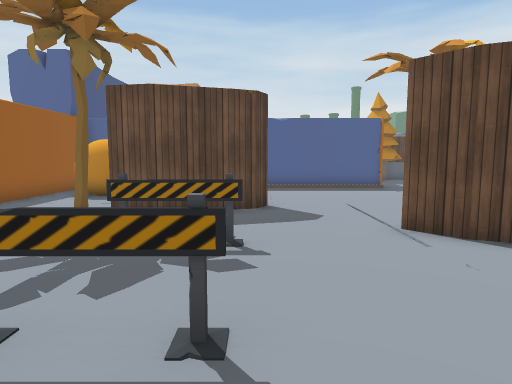
view 1 (above)

24 first-person views from a walk through a scene from a Unity 3-D project. The camera is 1.3 m above the floor, tilts 6° down and sees 75° across. Doors are open. The floor is counted in squares, 1 m on a side. Each view is taken from the middle of a square. On the plan, view 1 faces up. The plan holds only what a view shows up to about 14 squares ahead; the rest is blank. The place goes on beyond the plan. The player is left out. Some animated figures are left out. Some surface patterns are stand-ins.

view 2
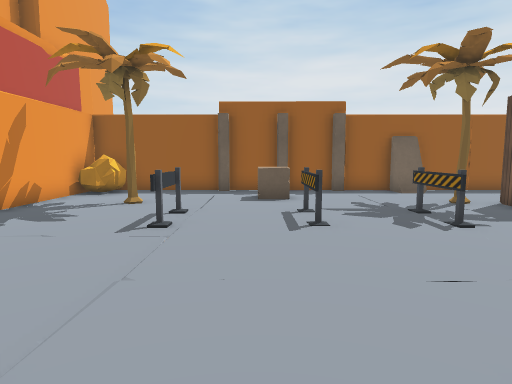

view 3
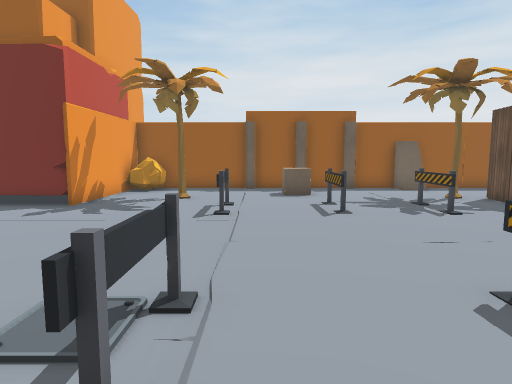

view 4
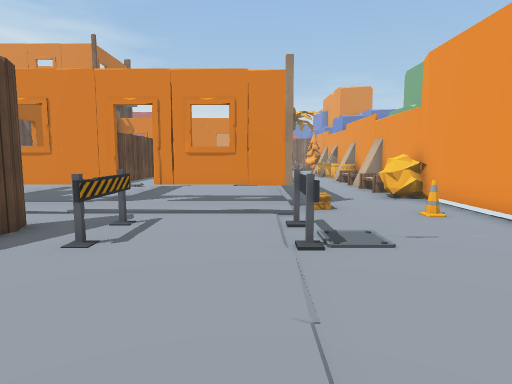

view 5
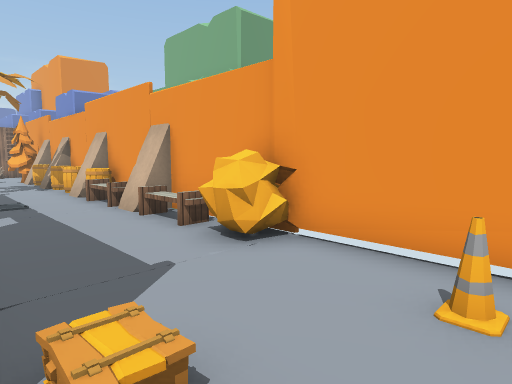

view 6
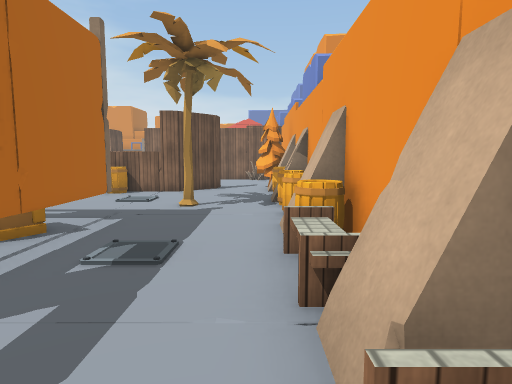

view 7
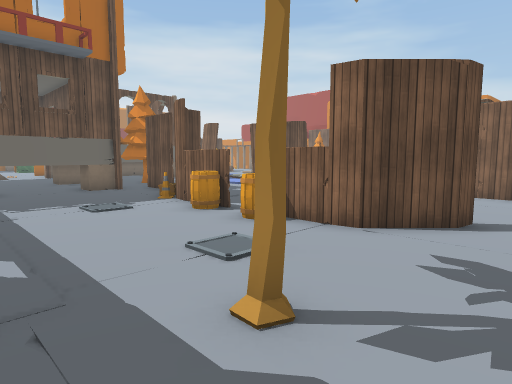

view 8
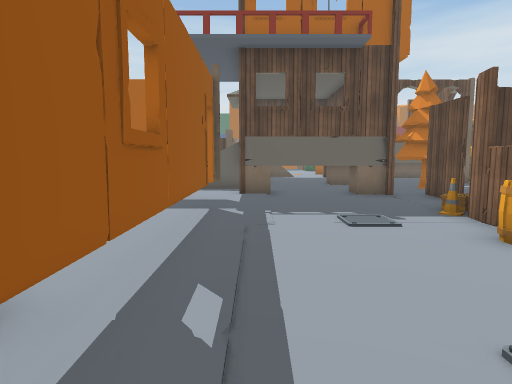

view 9
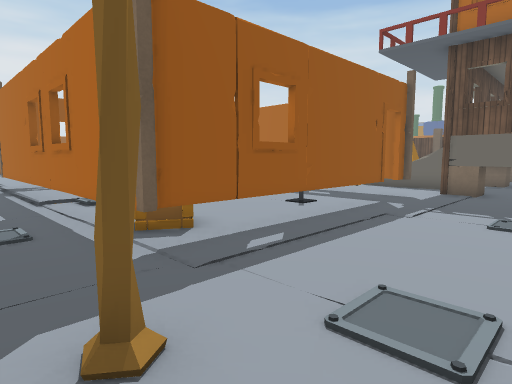

view 10
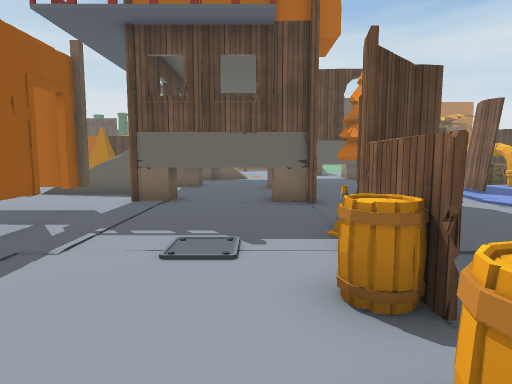

view 11
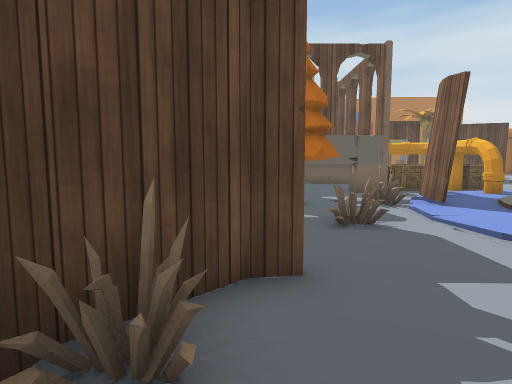

view 12
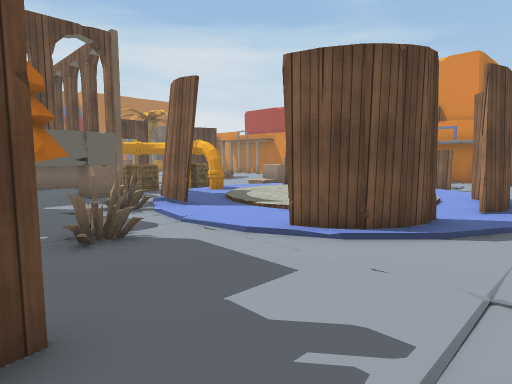

view 13
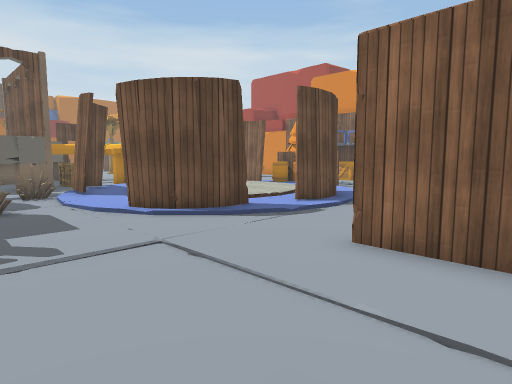

view 14
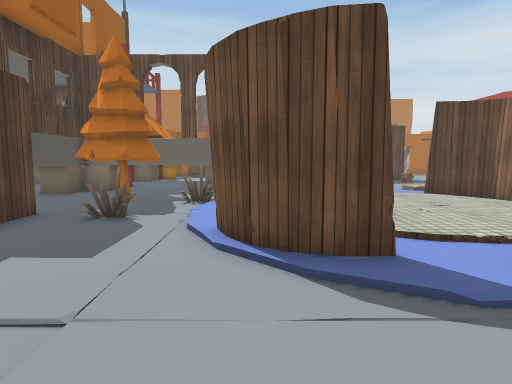

view 15
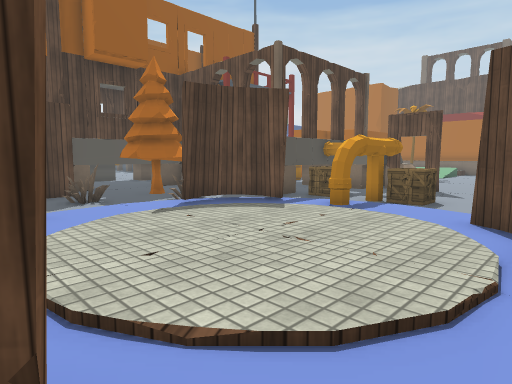

view 16
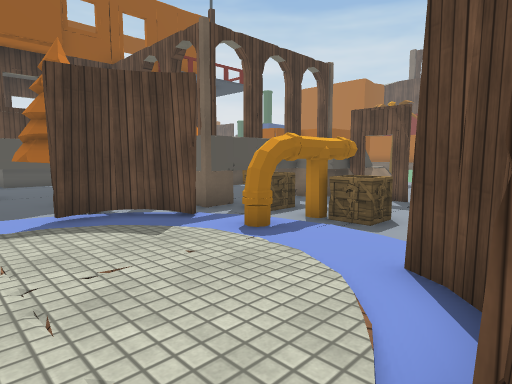

view 17
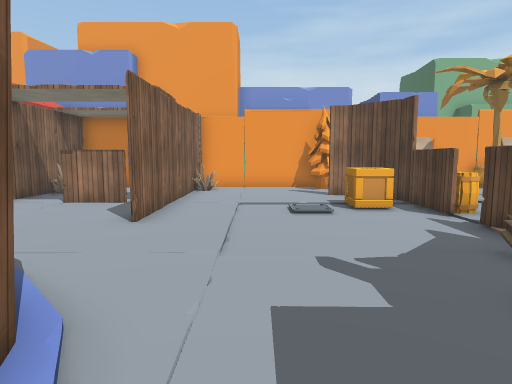

view 18
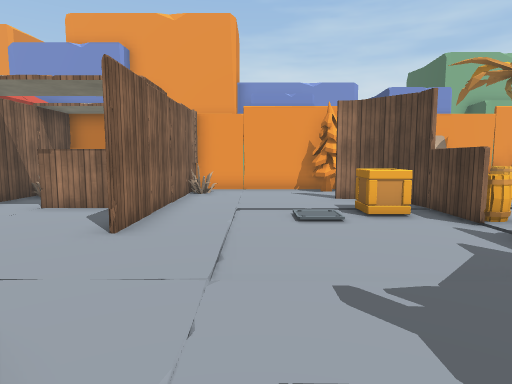

view 19
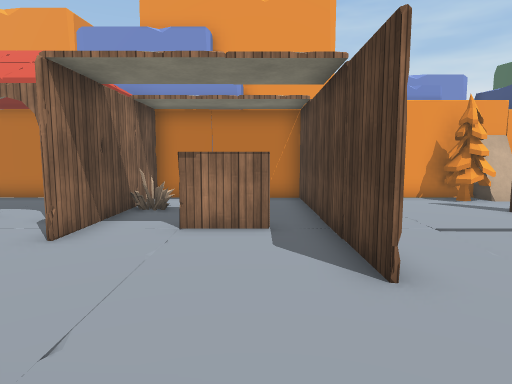

view 20
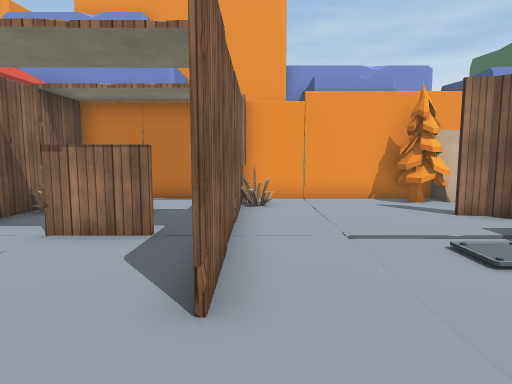

view 21
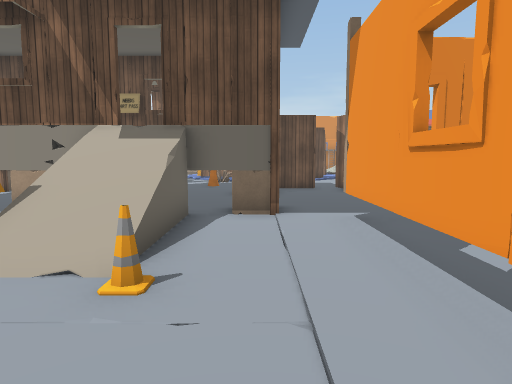

view 22
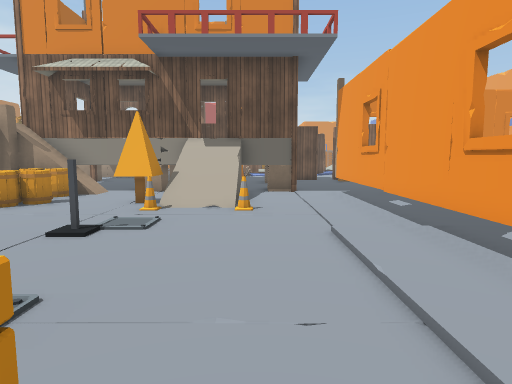

view 23
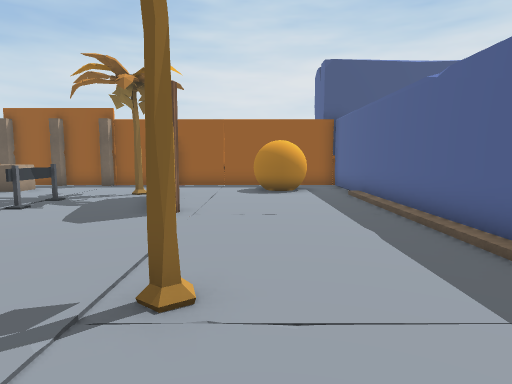

view 24
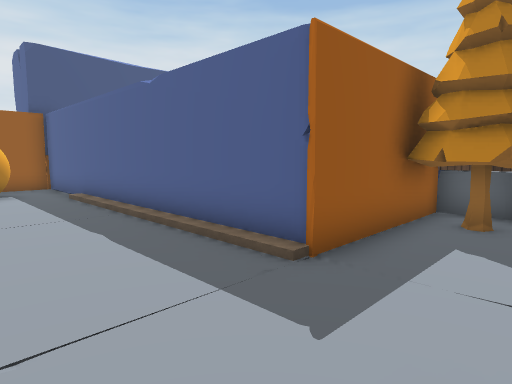

### Floor plan
Key: @ floor where view 1 was taken; # wall or solid block; x gap in a wall; . main floor; : floor 0.25 m higher than the main floor; / step, stairs or slope; T palm tree; B barrier; H thing the floor can be seen under or through; C cone; R crate; E tree; P pine tree; I pipe; O other object.
Columns run from 8 left of view 1 to 39 right of it. Each row starts with its distance up from view 1.
 18              #PP         OOOO#         OII ..
 17              #PP       ..OOOO#   #     OIIO...
 16              #..      .......O   #     ORRIRR.
 15 ##############...    ....PP..O   #OOOxxOR.I...
 14 #..../////////...  ...O.CPP..O   #........II...
 13 #. O............. .......////x   #..P...#......
 12 #. OO...........RR.......////x   #.PPPO.#.::::##
 11 #.OO........... . ......C....O   #.PPP..#::::::#
 10 #............T.   ...........OOOOO.......::::::.
  9 #.......#......   .................#.O...::::::.
  8 #....####.....      HHHHHHHH.......#.....::::::.
  7  #..T.......      ......................#.::::..
  6 O..........#    .#..  //....H....C##....##...#..
  5 O.....BBB..##  ..#..../  .O.H.....O........###
  4 O#..........  #..#####   ...H.....#..........
  3 O............BB........  ...H....O#...........
  2 O#.O..BBB........H.....  ...H............#....
  1 #..O.............H..../   R.H....O#......#.....
  0 ##......@........H....//. RRH.....#R.....#...#..
 -1 #.....BBB....BB./###HHHHHHHHH.....#......###.#..
 -2 #................/............T...##....##. .#
 -3 #...T...................................#.. .#
 -4 #OO......... ...C..O...............E....#....#
 -5 #OO........   .....OO.###.O#OOO# O#EE...#....#O
 -6 #######...     ####OOOOOOOOO# O   ##O####OOOOOOO
 -7       #.                                    OOOO

Where each view was taken, in squares from view 1:
view 1: 0 up, 0 right, facing up
view 2: 1 up, 6 right, facing left
view 3: 0 up, 8 right, facing left
view 4: 0 up, 0 right, facing right
view 5: 1 down, 7 right, facing down-right
view 6: 4 down, 13 right, facing right
view 7: 4 down, 20 right, facing up-right
view 8: 2 down, 21 right, facing up
view 9: 3 down, 24 right, facing up-left
view 10: 0 up, 24 right, facing up
view 11: 3 up, 27 right, facing up
view 12: 4 up, 27 right, facing up-right
view 13: 0 up, 28 right, facing up-right
view 14: 2 up, 32 right, facing up
view 15: 6 up, 39 right, facing up-left
view 16: 9 up, 39 right, facing up-left
view 17: 9 up, 30 right, facing down
view 18: 8 up, 30 right, facing down
view 19: 6 up, 34 right, facing down
view 20: 5 up, 32 right, facing down
view 21: 10 up, 13 right, facing right
view 22: 11 up, 8 right, facing right
view 23: 11 up, 8 right, facing left
view 24: 11 up, 8 right, facing up-left
